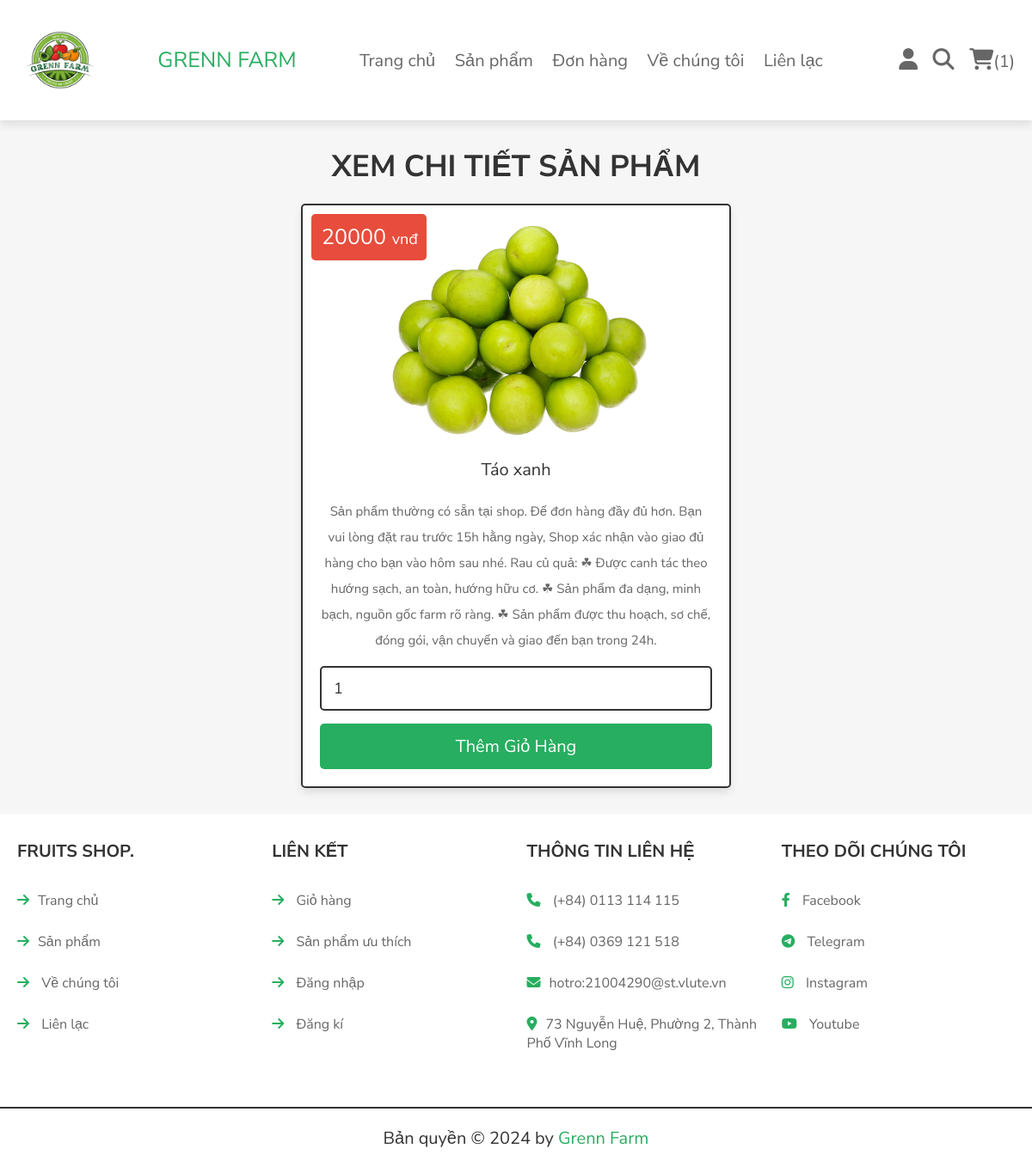
/view_page.php?pid=24 (signed in), run on the app's committed database.
### tables this page shows
CREATE TABLE `products` (
  `id` int(100) NOT NULL,
  `name` varchar(100) NOT NULL,
  `category` varchar(20) NOT NULL,
  `details` varchar(500) NOT NULL,
  `price` int(100) NOT NULL,
  `image` varchar(100) NOT NULL
);

### view_page.php (the view, shortened to what this page needs)
<?php
include 'config.php';
?>
<!DOCTYPE html>
<html lang="en">
<head>
   <link rel="stylesheet" href="https://cdnjs.cloudflare.com/ajax/libs/font-awesome/6.1.1/css/all.min.css">
   <link rel="stylesheet" href="css/style.css">
</head>
<body>
<?php include 'header.php'; ?>
<section class="quick-view">
   <h1 class="title">Xem chi tiết sản phẩm</h1>
   <?php
      $pid = $_GET['pid'];
      $select_products = $conn->prepare("SELECT * FROM `products` WHERE id = ?");
      $select_products->execute([$pid]);
      if($select_products->rowCount() > 0){
         while($fetch_products = $select_products->fetch(PDO::FETCH_ASSOC)){
   ?>
   <form action="" class="box" method="POST">
      <div class="price"><span><?= $fetch_products['price']; ?></span> vnđ</div>
      <img src="uploaded_img/<?= $fetch_products['image']; ?>" alt="">
      <div class="name"><?= $fetch_products['name']; ?></div>
      <div class="details"><?= $fetch_products['details']; ?></div>
      <input type="number" min="1" value="1" name="p_qty" class="qty">
      <input type="submit" value="Thêm giỏ hàng" class="btn" name="add_to_cart">
   </form>
   <?php
         }
      }else{
         echo '<p class="empty">no products added yet!</p>';
      }
   ?>
</section>
<?php include 'footer.php'; ?>
</body>
</html>

### css/style.css (style rules this page uses)
.quick-view .box { max-width: 50rem; padding:2rem; text-align: center; border:var(--border); background-color: var(--white); box-shadow: var(--box-shadow); border-radius: .5rem; position: relative; margin:0 auto; }
.quick-view .box img { height: 25rem; margin-bottom: 1rem; }
.quick-view .box .price { position: absolute; top:1rem; left:1rem; padding:1rem; border-radius: .5rem; background-color: var(--red); font-size: 1.8rem; color:var(--white); }
.quick-view .box .price span { font-size: 2.5rem; color:var(--white); margin:0 .2rem; }
.quick-view .box .qty { margin:.5rem 0; border-radius: .5rem; padding:1.2rem 1.4rem; font-size: 1.8rem; color:var(--black); border:var(--border); width: 100%; }
.quick-view .box .name { font-size: 2rem; color:var(--black); padding:1rem 0; }
.quick-view .box .details { padding:1rem 0; line-height: 2; font-size: 1.5rem; color:var(--light-color); }

### css/components.css (style rules this page uses)
:root { --green:#27ae60; --orange:#f39c12; --red:#e74c3c; --black:#333; --light-color:#666; --white:#fff; --light-bg:#f6f6f6; --border:.2rem solid var(--black); --box-shadow:0 .5rem 1rem rgba(0,0,0,.1); }
* { font-family: 'Nunito Sans', sans-serif; margin:0; padding:0; box-sizing: border-box; outline: none; border:none; text-decoration: none; color:var(--black); }
body { background-color: var(--light-bg); }
html { font-size: 62.5%; overflow-x: hidden; scroll-behavior: smooth; scroll-padding-top: 6.5rem; }
section { padding:3rem 2rem; max-width: 1200px; margin:0 auto; }
.btn, .delete-btn, .option-btn { display: block; width: 100%; margin-top: 1rem; border-radius: .5rem; color:var(--white); font-size: 2rem; padding:1.3rem 3rem; text-transform: capitalize; cursor: pointer; text-align: center; }
.btn { background-color: var(--green); }
.title { text-align: center; margin-bottom: 2rem; text-transform: uppercase; color:var(--black); font-size: 3.5rem; }

### data on the page
products: price "20000", image (picture), name "Táo xanh", details "Sản phẩm thường có sẵn tại shop. Để đơn hàng đầy đủ hơn. Bạn vui lòng đặt rau trước 15h hằng ngày, Shop xác nhận vào giao đủ hàng cho bạn vào hôm sau nhé. Rau củ quả: ☘ Được canh tác theo hướng sạch, an toàn, hướng hữu cơ. ☘ Sản phẩm đa dạng, minh bạch, nguồn gốc farm rõ ràng. ☘ Sản phẩm được thu hoạch, sơ chế, đóng gói, vận chuyển và giao đến bạn trong 24h."

### other printed values
$count_cart_items->rowCount() "1"
